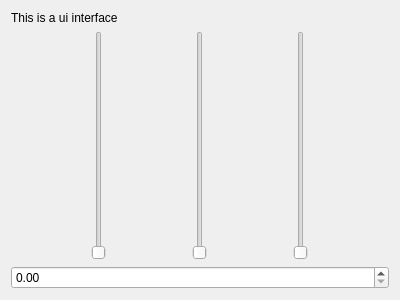
<?xml version="1.0" encoding="UTF-8"?>
<ui version="4.0">
 <class>Dialog</class>
 <widget class="QDialog" name="Dialog">
  <property name="geometry">
   <rect>
    <x>0</x>
    <y>0</y>
    <width>400</width>
    <height>300</height>
   </rect>
  </property>
  <property name="windowTitle">
   <string>Dialog</string>
  </property>
  <layout class="QVBoxLayout" name="verticalLayout">
   <item>
    <widget class="QLabel" name="label">
     <property name="text">
      <string>This is a ui interface</string>
     </property>
    </widget>
   </item>
   <item>
    <layout class="QHBoxLayout" name="horizontalLayout">
     <item>
      <widget class="QSlider" name="verticalSlider">
       <property name="orientation">
        <enum>Qt::Vertical</enum>
       </property>
      </widget>
     </item>
     <item>
      <widget class="QSlider" name="verticalSlider_2">
       <property name="orientation">
        <enum>Qt::Vertical</enum>
       </property>
      </widget>
     </item>
     <item>
      <widget class="QSlider" name="verticalSlider_3">
       <property name="orientation">
        <enum>Qt::Vertical</enum>
       </property>
      </widget>
     </item>
    </layout>
   </item>
   <item>
    <widget class="QDoubleSpinBox" name="doubleSpinBox"/>
   </item>
  </layout>
 </widget>
 <resources/>
 <connections/>
</ui>
